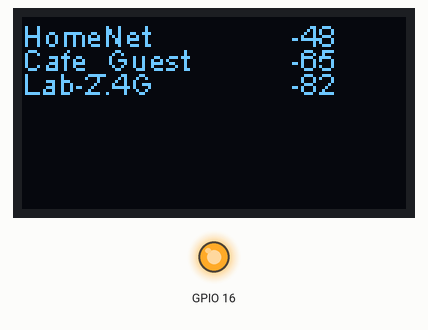
Recording of a program running on a simulated ESP32. On the bench: 128×64 one-colour display, output pins drawn as LEDs (lit = HIGH). A WiFi scan finds three made-up networks; what the program prints to the serial monitor is not drawn.

Above: at 3.3 s.

Measured:
- what the display in image 0 shows lasts 5.0 s, from 3.2 s to 8.2 s

The program:

main.cpp
```cpp
#include <Arduino.h>
#include "WiFi.h"
#include "Wire.h"
#include "SSD1306.h"

SSD1306 display (0x3c, 4, 15);

void setup()
{
    Serial.begin(115200);

    pinMode (16, OUTPUT);
    digitalWrite (16, LOW); // set GPIO16 low to reset OLED
    delay (50);
    digitalWrite (16, HIGH); // while OLED is running, GPIO16 must go high
    // Set WiFi to station mode and disconnect from an AP if it was previously connected
    WiFi.mode(WIFI_STA);
    WiFi.disconnect();
    delay(100);

    Serial.println("Setup done");

    display.init ();
    display.flipScreenVertically ();
    display.setFont (ArialMT_Plain_10);
    delay(1000);
}

void loop()
{
    Serial.println("scan start");
    display.clear();
    display.setTextAlignment (TEXT_ALIGN_LEFT);
    display.setFont (ArialMT_Plain_10);

    display.drawString (0, 0, "Scanning");
    display.display();

    // WiFi.scanNetworks will return the number of networks found
    int n = WiFi.scanNetworks();
    Serial.println("scan done");
    if (n == 0) {
        display.clear();
        Serial.println("no networks found");
        display.clear();
        display.drawString(0,0,"No networks found");

    } else {
        display.clear();
        Serial.print(n);
        Serial.println(" networks found");
        for (int i = 0; i < n; ++i) {
            // Print SSID and RSSI for each network found
            Serial.print(i + 1);
            Serial.print(": ");
            Serial.print(WiFi.SSID(i));
            display.drawString( 0 , i*8  , String(WiFi.SSID(i)));
            Serial.print(" (");
            Serial.print(WiFi.RSSI(i));
            display.drawString( 90 , i*8  ,String(WiFi.RSSI(i)));
            Serial.print(")");
            Serial.println((WiFi.encryptionType(i) == WIFI_AUTH_OPEN)?" ":"*");
            delay(10);
        }
    }
    Serial.println("");

    display.display();
    // Wait a bit before scanning again
    delay(5000);
}
```
